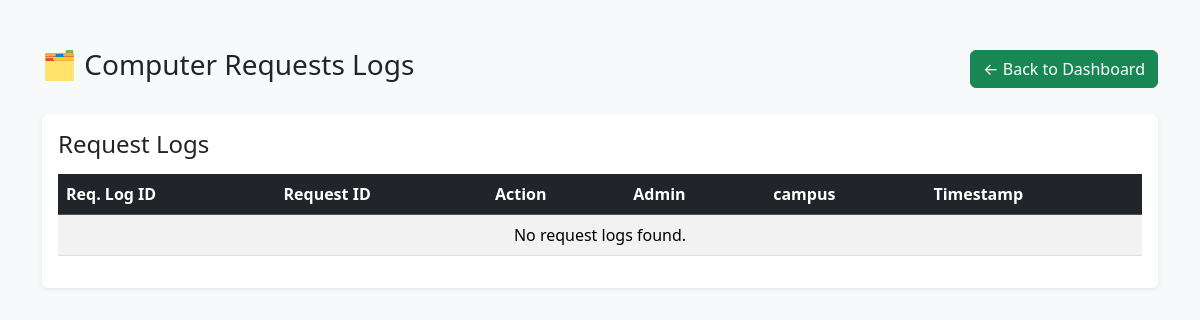
/cr_logs.php (signed in), run on an earlier commit of the app's database.
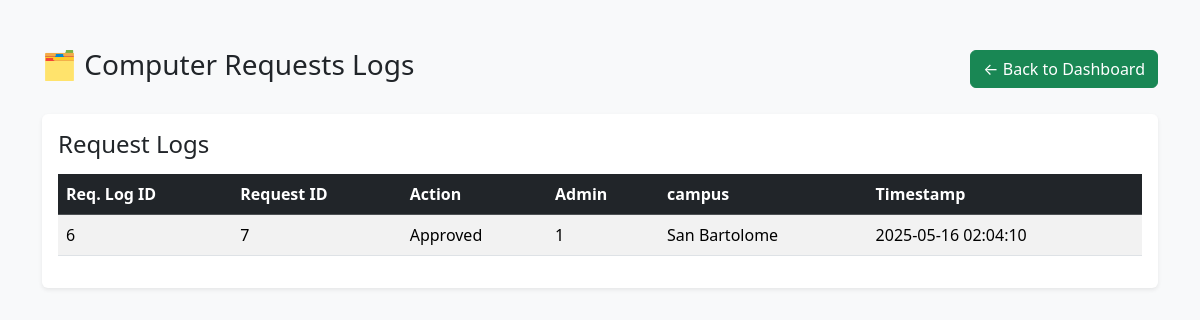
And on a later commit of the database.
### tables this page shows
CREATE TABLE `comp_logs` (
  `log_id` int(11) NOT NULL,
  `req_id` int(11) NOT NULL,
  `student_number` varchar(20) NOT NULL,
  `action` enum('Pending','Approved','Rejected') NOT NULL,
  `admin_id` int(11) NOT NULL,
  `campus` enum('San Bartolome','San Francisco','Batasan') NOT NULL,
  `timestamp` datetime DEFAULT current_timestamp()
);

### cr_logs.php (the view, shortened to what this page needs)
<?php
include('db_connection.php');
$sql = "SELECT * FROM comp_logs";
$stmt = $conn->prepare($sql);
$stmt->execute();
$result = $stmt->get_result();
?>
<!DOCTYPE html>
<html>
<head>
    <link href="https://cdn.jsdelivr.net/npm/bootstrap@5.3.5/dist/css/bootstrap.min.css" rel="stylesheet">
</head>
<body class="bg-light">
    <div class="container py-5">
        <div class="d-flex justify-content-between align-items-center mb-4">
            <h1 class="h3">🗂️ Computer Requests Logs</h1>
            <a href="admin_dashboard.php" class="btn btn-success">← Back to Dashboard</a>
        </div>
        <div class="table-responsive shadow-sm rounded bg-white p-3">
            <h4 class="mb-3">Request Logs</h4>
            <table class="table table-striped table-hover align-middle">
                <thead class="table-dark">
                    <tr>
                        <th scope="col">Req. Log ID</th>
                        <th scope="col">Request ID</th>
                        <th scope="col">Action</th>
                        <th scope="col">Admin</th>
                        <th scope="col">campus</th>
                        <th scope="col">Timestamp</th>
                    </tr>
                </thead>
                <tbody>
                    <?php if ($result && $result->num_rows > 0): ?>
                        <?php while ($row = $result->fetch_assoc()): ?>
                            <tr>
                                <td><?= htmlspecialchars($row['log_id']) ?></td>
                                <td><?= htmlspecialchars($row['req_id']) ?></td>
                                <td><?= htmlspecialchars($row['action']) ?></td>
                                <td><?= htmlspecialchars($row['admin_id']) ?></td>
                                <td><?= htmlspecialchars($row['campus']) ?></td>
                                <td><?= htmlspecialchars($row['timestamp']) ?></td>
                            </tr>
                        <?php endwhile; ?>
                    <?php else: ?>
                        <tr>
                            <td colspan="6" class="text-center">No request logs found.</td>
                        </tr>
                    <?php endif; ?>
                </tbody>
            </table>
    </div>
</body>
</html>

What changed in the data, as far as the page shows it:
added comp_logs: log_id "6", req "7", action "Approved", admin "1", campus "San Bartolome", timestamp "2025-05-16 02:04:10"
Also different on the page:
text no longer shown: "No request logs found."
